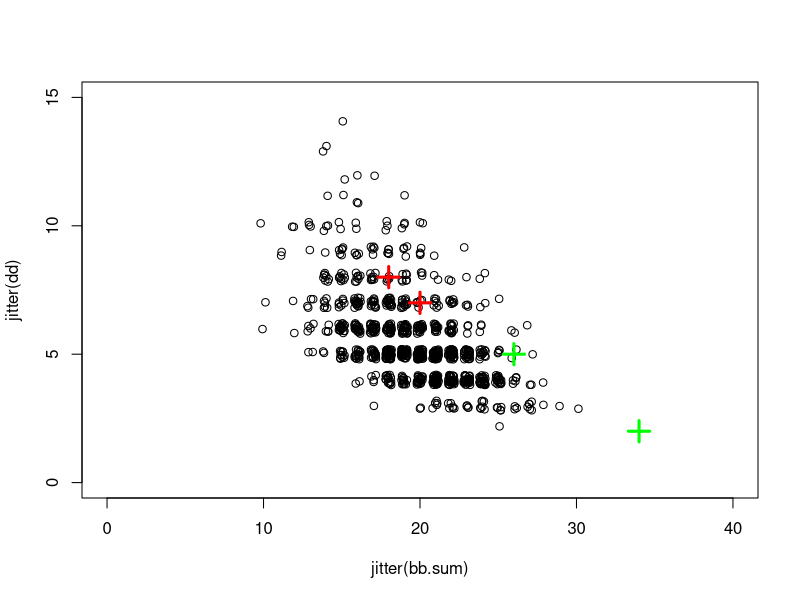

Write the R code that produced this figure. (Note: this script raises an error after producing the figure.)

aa <- replicate(1000, rbinom(40, 1, .5))
bb <- abs(aa[2:40,] - aa[1:39,])
bb.sum <- apply(bb, 2, sum)
cc <- apply(bb, 2, cumsum)
mdecnt <- function(x){max(table(x))}
dd <- apply(cc, 2, mdecnt)
plot(jitter(bb.sum), jitter(dd), ylim=c(0, 15), xlim=c(0, 40))

points(c(18, 20), c(8, 7), col="red", pch=3, cex=2, lwd=3)
points(c(34, 26), c(2, 5), col="green", pch=3, cex=2, lwd=3)
contour(bb.sum, dd)